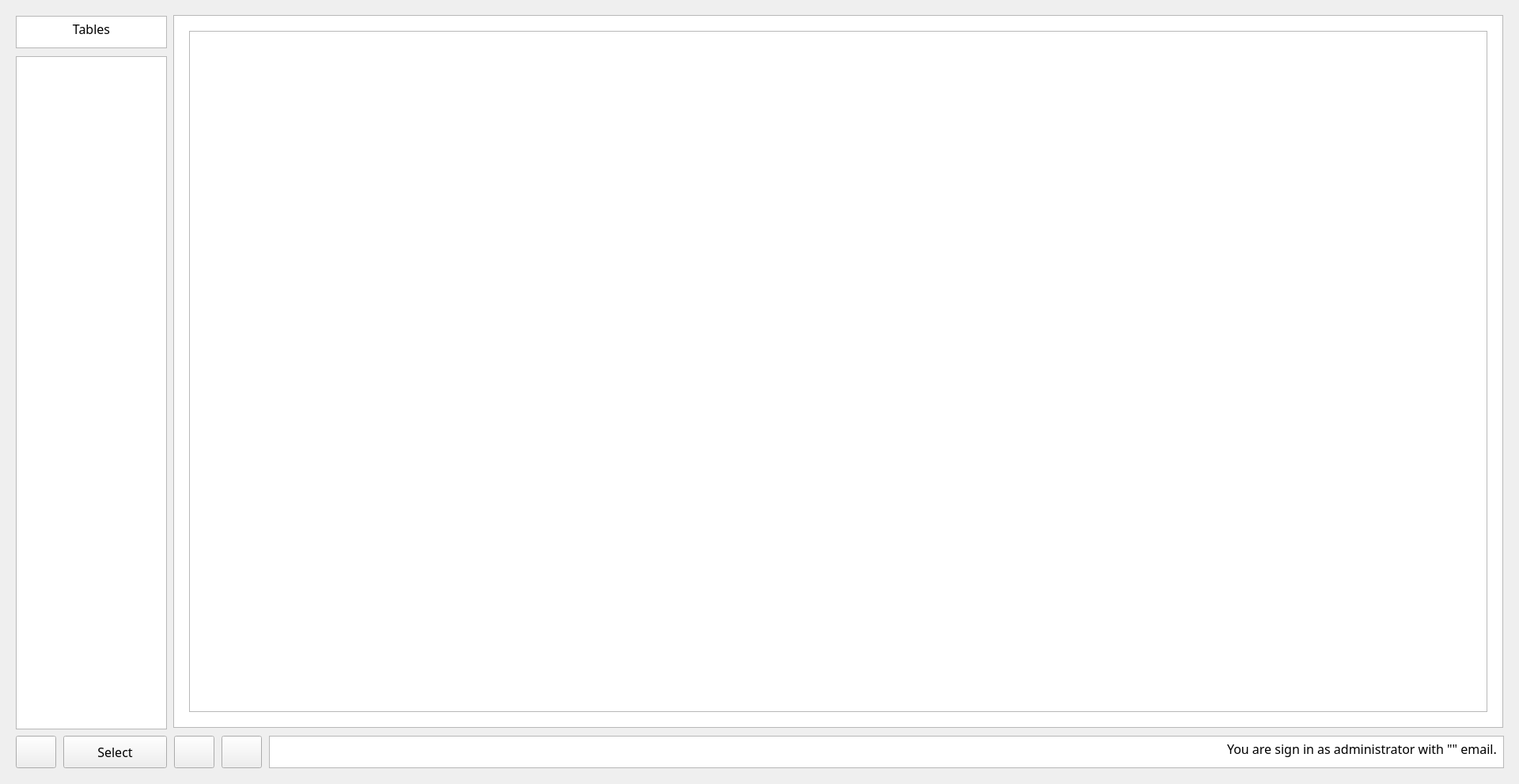
<?xml version="1.0" encoding="UTF-8"?>
<ui version="4.0">
 <class>MainWindow</class>
 <widget class="QMainWindow" name="MainWindow">
  <property name="geometry">
   <rect>
    <x>0</x>
    <y>0</y>
    <width>1920</width>
    <height>991</height>
   </rect>
  </property>
  <property name="sizePolicy">
   <sizepolicy hsizetype="Preferred" vsizetype="Preferred">
    <horstretch>0</horstretch>
    <verstretch>0</verstretch>
   </sizepolicy>
  </property>
  <property name="windowTitle">
   <string>Clinic</string>
  </property>
  <property name="windowIcon">
   <iconset>
    <normaloff>../resources/images/clinic_icon.png</normaloff>../resources/images/clinic_icon.png</iconset>
  </property>
  <widget class="QWidget" name="centralwidget">
   <property name="sizePolicy">
    <sizepolicy hsizetype="Preferred" vsizetype="Preferred">
     <horstretch>0</horstretch>
     <verstretch>0</verstretch>
    </sizepolicy>
   </property>
   <widget class="QPushButton" name="help_button">
    <property name="geometry">
     <rect>
      <x>20</x>
      <y>930</y>
      <width>51</width>
      <height>41</height>
     </rect>
    </property>
    <property name="text">
     <string/>
    </property>
    <property name="icon">
     <iconset>
      <normaloff>../resources/images/info_icon.png</normaloff>../resources/images/info_icon.png</iconset>
    </property>
    <property name="iconSize">
     <size>
      <width>30</width>
      <height>30</height>
     </size>
    </property>
   </widget>
   <widget class="QTextBrowser" name="textBrowser">
    <property name="geometry">
     <rect>
      <x>20</x>
      <y>20</y>
      <width>191</width>
      <height>41</height>
     </rect>
    </property>
    <property name="font">
     <font>
      <family>Yu Gothic</family>
      <pointsize>12</pointsize>
     </font>
    </property>
    <property name="verticalScrollBarPolicy">
     <enum>Qt::ScrollBarAlwaysOff</enum>
    </property>
    <property name="html">
     <string>&lt;!DOCTYPE HTML PUBLIC &quot;-//W3C//DTD HTML 4.0//EN&quot; &quot;http://www.w3.org/TR/REC-html40/strict.dtd&quot;&gt;
&lt;html&gt;&lt;head&gt;&lt;meta name=&quot;qrichtext&quot; content=&quot;1&quot; /&gt;&lt;style type=&quot;text/css&quot;&gt;
p, li { white-space: pre-wrap; }
&lt;/style&gt;&lt;/head&gt;&lt;body style=&quot; font-family:'Yu Gothic'; font-size:12pt; font-weight:400; font-style:normal;&quot;&gt;
&lt;p align=&quot;center&quot; style=&quot; margin-top:0px; margin-bottom:0px; margin-left:0px; margin-right:0px; -qt-block-indent:0; text-indent:0px;&quot;&gt;Tables&lt;/p&gt;&lt;/body&gt;&lt;/html&gt;</string>
    </property>
   </widget>
   <widget class="QWidget" name="verticalLayoutWidget">
    <property name="geometry">
     <rect>
      <x>40</x>
      <y>90</y>
      <width>151</width>
      <height>811</height>
     </rect>
    </property>
    <layout class="QVBoxLayout" name="tables_names_vbl"/>
   </widget>
   <widget class="QTextBrowser" name="where_am_i_tb">
    <property name="geometry">
     <rect>
      <x>340</x>
      <y>930</y>
      <width>1561</width>
      <height>41</height>
     </rect>
    </property>
    <property name="font">
     <font>
      <family>Yu Gothic</family>
      <pointsize>12</pointsize>
     </font>
    </property>
    <property name="verticalScrollBarPolicy">
     <enum>Qt::ScrollBarAlwaysOff</enum>
    </property>
    <property name="html">
     <string>&lt;!DOCTYPE HTML PUBLIC &quot;-//W3C//DTD HTML 4.0//EN&quot; &quot;http://www.w3.org/TR/REC-html40/strict.dtd&quot;&gt;
&lt;html&gt;&lt;head&gt;&lt;meta name=&quot;qrichtext&quot; content=&quot;1&quot; /&gt;&lt;style type=&quot;text/css&quot;&gt;
p, li { white-space: pre-wrap; }
&lt;/style&gt;&lt;/head&gt;&lt;body style=&quot; font-family:'Yu Gothic'; font-size:12pt; font-weight:400; font-style:normal;&quot;&gt;
&lt;p align=&quot;right&quot; style=&quot; margin-top:0px; margin-bottom:0px; margin-left:0px; margin-right:0px; -qt-block-indent:0; text-indent:0px;&quot;&gt;You are sign in as administrator with &amp;quot;&amp;quot; email. &lt;/p&gt;&lt;/body&gt;&lt;/html&gt;</string>
    </property>
   </widget>
   <widget class="QPushButton" name="original_button">
    <property name="geometry">
     <rect>
      <x>220</x>
      <y>930</y>
      <width>51</width>
      <height>41</height>
     </rect>
    </property>
    <property name="text">
     <string/>
    </property>
    <property name="icon">
     <iconset>
      <normaloff>../resources/images/o_icon.jpg</normaloff>../resources/images/o_icon.jpg</iconset>
    </property>
    <property name="iconSize">
     <size>
      <width>30</width>
      <height>30</height>
     </size>
    </property>
   </widget>
   <widget class="QPushButton" name="select_button">
    <property name="geometry">
     <rect>
      <x>80</x>
      <y>930</y>
      <width>131</width>
      <height>41</height>
     </rect>
    </property>
    <property name="font">
     <font>
      <family>Yu Gothic</family>
      <pointsize>12</pointsize>
     </font>
    </property>
    <property name="text">
     <string>Select</string>
    </property>
    <property name="iconSize">
     <size>
      <width>30</width>
      <height>30</height>
     </size>
    </property>
   </widget>
   <widget class="QFrame" name="table_frame">
    <property name="geometry">
     <rect>
      <x>239</x>
      <y>39</y>
      <width>1641</width>
      <height>861</height>
     </rect>
    </property>
    <property name="frameShape">
     <enum>QFrame::StyledPanel</enum>
    </property>
    <property name="frameShadow">
     <enum>QFrame::Raised</enum>
    </property>
   </widget>
   <widget class="QTextBrowser" name="textBrowser_2">
    <property name="geometry">
     <rect>
      <x>20</x>
      <y>71</y>
      <width>191</width>
      <height>851</height>
     </rect>
    </property>
   </widget>
   <widget class="QTextBrowser" name="textBrowser_3">
    <property name="geometry">
     <rect>
      <x>219</x>
      <y>19</y>
      <width>1681</width>
      <height>901</height>
     </rect>
    </property>
   </widget>
   <widget class="QPushButton" name="add_entry_button">
    <property name="geometry">
     <rect>
      <x>280</x>
      <y>930</y>
      <width>51</width>
      <height>41</height>
     </rect>
    </property>
    <property name="text">
     <string/>
    </property>
    <property name="icon">
     <iconset>
      <normaloff>../resources/images/add_icon.png</normaloff>../resources/images/add_icon.png</iconset>
    </property>
    <property name="iconSize">
     <size>
      <width>25</width>
      <height>25</height>
     </size>
    </property>
   </widget>
   <zorder>textBrowser_2</zorder>
   <zorder>textBrowser_3</zorder>
   <zorder>help_button</zorder>
   <zorder>textBrowser</zorder>
   <zorder>verticalLayoutWidget</zorder>
   <zorder>where_am_i_tb</zorder>
   <zorder>original_button</zorder>
   <zorder>select_button</zorder>
   <zorder>table_frame</zorder>
   <zorder>add_entry_button</zorder>
  </widget>
 </widget>
 <resources/>
 <connections/>
</ui>
